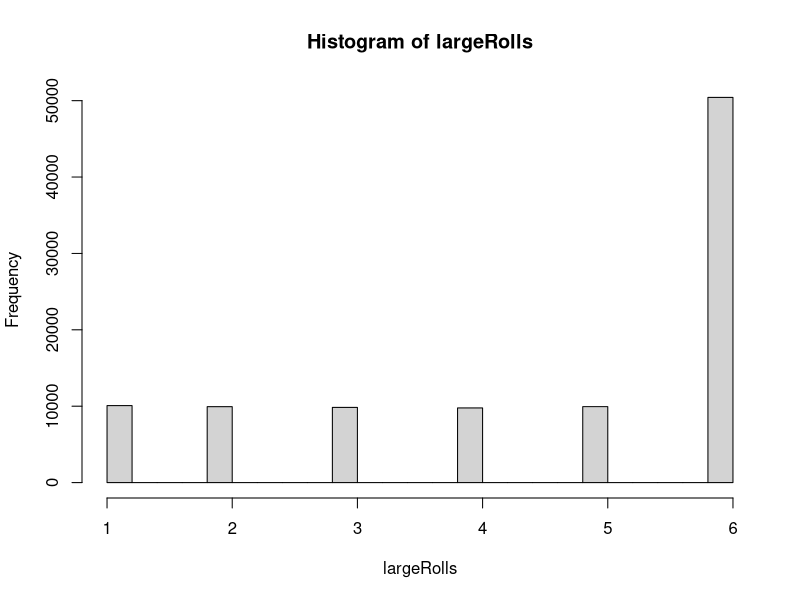
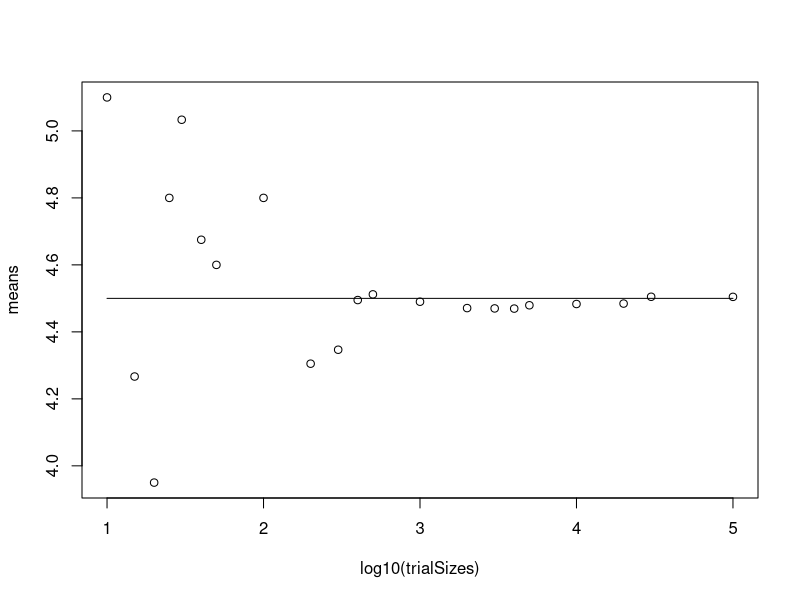
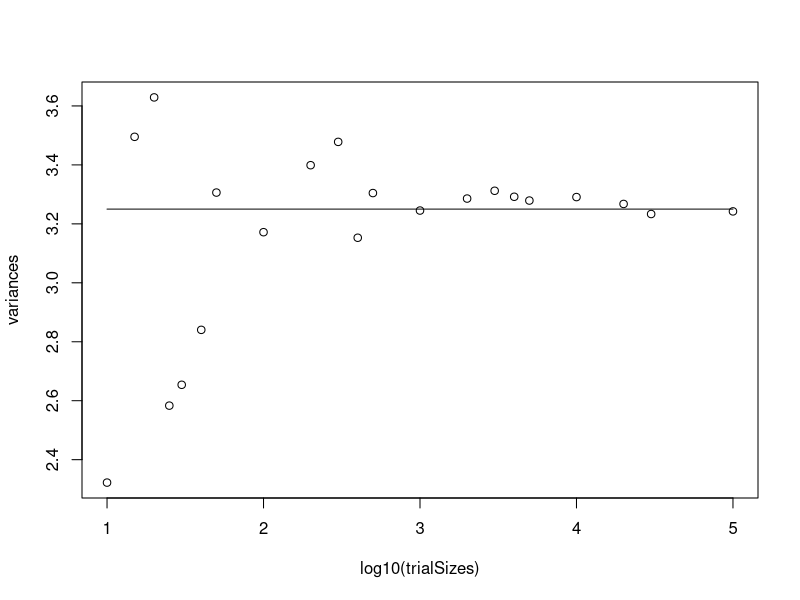

These figures' R source, in order:
#Question 1
# The mean is 4.5
# The Variance is 3.25

#Question 2

#make die
rollLoadedDie <- function(x) {
  probs <- c(rep(0.1, 5), 0.5)
  sample(1:6, size = x, replace = TRUE, prob = probs)
}

#roll die
myRolls <- rollLoadedDie(10000)
myRolls


#Question 3

#roll die
largeRolls <- rollLoadedDie(100000)

#create histogram
hist(largeRolls)

mean(largeRolls)
var(largeRolls)

#This is not a uniform distribution

#Question 4
rm(list=ls())
trialSizes <- c(10, 15, 20,25, 30, 40,50,100,200,300,400,500,1000,2000, 3000, 4000, 5000, 10000, 20000, 30000, 100000)
means<- vector(mode="double", length =length(trialSizes))
variances <- vector(mode = "double", length = length(trialSizes))

for (i in 1:length(trialSizes)){
  rolls <- vector(length=trialSizes[i], mode="double")
  
  for(j in 1:trialSizes[i]){
    #added probalities
    probs <- c(rep(0.1, 5), 0.5)
    rolls[j] <- sample(1:6,1,replace = TRUE, prob = probs)
    
  }
  means[i] <- mean(rolls);
  variances[i] <- var(rolls)
}

plot(log10(trialSizes), means)
#changed to correct mean
lines(log10(trialSizes), rep(4.5, length(trialSizes)))

plot(log10(trialSizes), variances)
#changed to correct variance
lines(log10(trialSizes), rep(3.25, length(trialSizes)))
